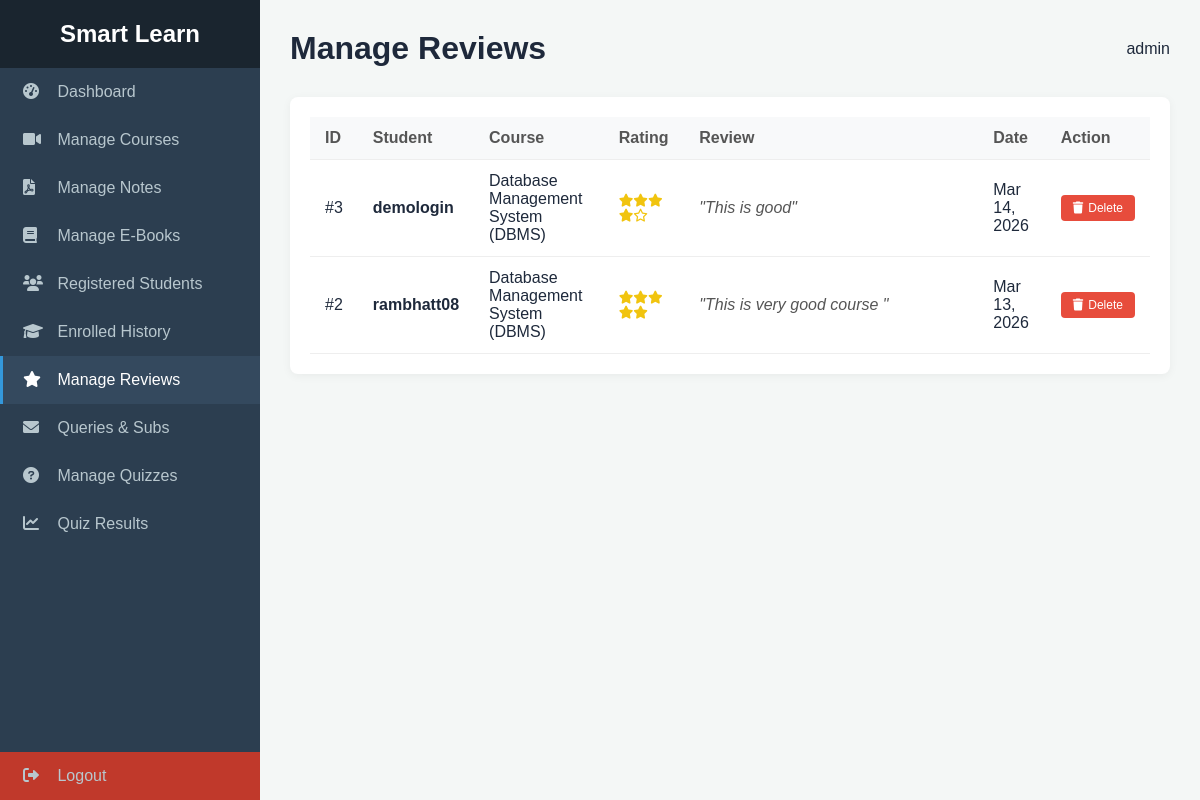
Page /admin_reviews.php (signed in) on the committed database.
### tables this page shows
CREATE TABLE `reviews` (
  `id` int(11) NOT NULL,
  `user_id` int(11) UNSIGNED NOT NULL,
  `course_id` int(11) UNSIGNED NOT NULL,
  `rating` int(11) DEFAULT NULL CHECK (`rating` >= 1 and `rating` <= 5),
  `comment` text DEFAULT NULL,
  `created_at` timestamp NOT NULL DEFAULT current_timestamp()
);

CREATE TABLE `users` (
  `id` int(11) UNSIGNED NOT NULL,
  `First_Name` varchar(50) NOT NULL,
  `Last_Name` varchar(50) NOT NULL,
  `User_Name` varchar(100) NOT NULL,
  `email` varchar(100) NOT NULL,
  `password` varchar(255) NOT NULL,
  `role` varchar(20) DEFAULT 'student',
  `created_at` timestamp NOT NULL DEFAULT current_timestamp(),
  `phone` varchar(20) DEFAULT '-',
  `skill` varchar(100) DEFAULT '-',
  `bio` text DEFAULT NULL,
  `profile_pic` varchar(255) DEFAULT NULL,
  `cover_photo` varchar(255) DEFAULT NULL,
  `facebook` varchar(255) DEFAULT NULL,
  `twitter` varchar(255) DEFAULT NULL,
  `linkedin` varchar(255) DEFAULT NULL,
  `website` varchar(255) DEFAULT NULL,
  `github` varchar(255) DEFAULT NULL
);

CREATE TABLE `courses` (
  `id` int(11) UNSIGNED NOT NULL,
  `title` varchar(255) NOT NULL,
  `description` text DEFAULT NULL,
  `level` varchar(50) DEFAULT 'Beginner',
  `thumbnail` varchar(255) DEFAULT NULL,
  `total_enrolled` int(11) DEFAULT 0,
  `created_at` timestamp NOT NULL DEFAULT current_timestamp()
);

### admin_reviews.php (the view, shortened to what this page needs)
<?php
require 'db_connect.php';
$sql = "SELECT r.*, u.User_Name, c.title AS course_title
        FROM reviews r
        JOIN users u ON r.user_id = u.id
        JOIN courses c ON r.course_id = c.id
        ORDER BY r.created_at DESC";
$result = $conn->query($sql);
?>
<!DOCTYPE html>
<html lang="en">
<head>
    <link rel="stylesheet" href="style.css">
    <link rel="stylesheet" href="https://cdnjs.cloudflare.com/ajax/libs/font-awesome/6.0.0/css/all.min.css">
</head>
<body>
    <div class="sidebar">
        <h2>Smart Learn</h2>
        <a href="admin-dashboard.php"><i class="fas fa-tachometer-alt"></i> Dashboard</a>
        <a href="admin_manage_courses.php"><i class="fas fa-video"></i> Manage Courses</a>
        <a href="admin_manage_notes.php"><i class="fas fa-file-pdf"></i> Manage Notes</a>
        <a href="admin_manage_ebooks.php"><i class="fas fa-book"></i> Manage E-Books</a>
        <a href="admin_students.php"><i class="fas fa-users"></i> Registered Students</a>
        <a href="admin_enrollments.php"><i class="fas fa-graduation-cap"></i> Enrolled History</a>
        <a href="admin_reviews.php" class="active"><i class="fas fa-star"></i> Manage Reviews</a>
        <a href="admin_queries.php"><i class="fas fa-envelope"></i> Queries & Subs</a>
        <a href="admin_manage_quizzes.php"><i class="fas fa-question-circle"></i> Manage Quizzes</a>
        <a href="admin_quiz_results.php"><i class="fas fa-chart-line"></i> Quiz Results</a>
        <a href="logout.php" style="margin-top: auto; background: #c0392b;"><i class="fas fa-sign-out-alt"></i> Logout</a>
    </div>
    <div class="main-content">
        <div class="header">
            <h1>Manage Reviews</h1>
            <span>admin</span>
        </div>
        <div class="table-container">
            <?php if ($result->num_rows > 0): ?>
                <table>
                    <thead>
                        <tr>
                            <th>ID</th>
                            <th>Student</th>
                            <th>Course</th>
                            <th>Rating</th>
                            <th style="width: 35%;">Review</th> <th>Date</th>
                            <th>Action</th>
                        </tr>
                    </thead>
                    <tbody>
                        <?php while($row = $result->fetch_assoc()): ?>
                        <tr>
                            <td>#<?php echo $row['id']; ?></td>
                            <td>
                                <strong><?php echo htmlspecialchars($row['User_Name']); ?></strong>
                            </td>
                            <td><?php echo htmlspecialchars($row['course_title']); ?></td>
                            <td>
                                <div class="star-rating">
                                    <?php
                                    for($i=1; $i<=5; $i++) {
                                        echo ($i <= $row['rating']) ? '<i class="fas fa-star"></i>' : '<i class="far fa-star"></i>';
                                    }
                                    ?>
                                </div>
                            </td>
                            <td>
                                <em style="color:#555;">"<?php echo htmlspecialchars($row['comment']); ?>"</em>
                            </td>
                            <td><?php echo date("M d, Y", strtotime($row['created_at'])); ?></td>
                            <td>
                                <a href="admin_reviews.php?delete=<?php echo $row['id']; ?>" class="btn-delete" onclick="return confirm('Are you sure you want to delete this review?')">
                                    <i class="fas fa-trash"></i> Delete
                                </a>
                            </td>
                        </tr>
                        <?php endwhile; ?>
                    </tbody>
                </table>
            <?php endif; ?>
        </div>
    </div>
</body>
</html>

### style.css (style rules this page uses)
:root { --primary-blue: #1d4ed8; --accent-blue: #2563eb; --bg-purple: #8b5cf6; --text-dark: #1e293b; --text-light: #64748b; --white: #ffffff; }
* { margin: 0; padding: 0; box-sizing: border-box; font-family: 'Poppins', sans-serif; }
body { background-color: #f8fafc; color: var(--text-dark); overflow-x: hidden; }
a { text-decoration: none; color: inherit; }
.sidebar { width: 250px; flex-shrink: 0; }
.btn-delete { padding: 8px 10px; }

### admin_reviews.php (style rules this page uses)
body { display: flex; background: #f4f7f6; margin: 0; min-height: 100vh; font-family: 'Poppins', sans-serif; }
.sidebar { width: 260px; background: #2c3e50; color: white; display: flex; flex-direction: column; position: fixed; height: 100%; }
.sidebar h2 { text-align: center; padding: 20px 0; background: #1a252f; margin: 0; }
.sidebar a { padding: 15px 20px; color: #b8c7ce; text-decoration: none; border-left: 3px solid transparent; transition: 0.3s; }
.sidebar a:hover, .sidebar a.active { background: #34495e; color: white; border-left-color: #3498db; }
.sidebar i { margin-right: 10px; width: 20px; }
.main-content { flex: 1; margin-left: 260px; padding: 30px; }
.header { display: flex; justify-content: space-between; align-items: center; margin-bottom: 30px; }
.table-container { background: white; padding: 20px; border-radius: 8px; box-shadow: 0 2px 10px rgba(0,0,0,0.05); overflow-x: auto; }
table { width: 100%; border-collapse: collapse; min-width: 800px; }
th, td { padding: 12px 15px; text-align: left; border-bottom: 1px solid #eee; }
th { background-color: #f8f9fa; color: #555; font-weight: 600; }
.star-rating { color: #f1c40f; font-size: 13px; }
.btn-delete { background: #e74c3c; color: white; border: none; padding: 6px 12px; border-radius: 4px; cursor: pointer; font-size: 12px; text-decoration: none; display: inline-flex; align-items: center; gap: 5px; transition: 0.2s; }

### rows in the picture
reviews: id "3", user.User_Name "demologin", course.title "Database Management System (DBMS)", rating 4 (drawn), comment "This is good", created_at "Mar 14, 2026"
reviews: id "2", user.User_Name "rambhatt08", course.title "Database Management System (DBMS)", rating 5 (drawn), comment "This is very good course", created_at "Mar 13, 2026"
